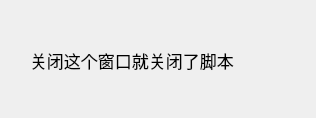
<?xml version="1.0" encoding="UTF-8"?>
<ui version="4.0">
 <class>MainWindow</class>
 <widget class="QMainWindow" name="MainWindow">
  <property name="geometry">
   <rect>
    <x>0</x>
    <y>0</y>
    <width>316</width>
    <height>118</height>
   </rect>
  </property>
  <property name="windowTitle">
   <string>MainWindow</string>
  </property>
  <widget class="QWidget" name="centralwidget">
   <widget class="QWidget" name="horizontalLayoutWidget">
    <property name="geometry">
     <rect>
      <x>30</x>
      <y>30</y>
      <width>271</width>
      <height>61</height>
     </rect>
    </property>
    <layout class="QHBoxLayout" name="horizontalLayout">
     <item>
      <widget class="QLabel" name="label">
       <property name="font">
        <font>
         <family>楷体</family>
         <pointsize>13</pointsize>
         <weight>50</weight>
         <bold>false</bold>
        </font>
       </property>
       <property name="text">
        <string>关闭这个窗口就关闭了脚本</string>
       </property>
      </widget>
     </item>
    </layout>
   </widget>
  </widget>
 </widget>
 <resources/>
 <connections/>
</ui>
